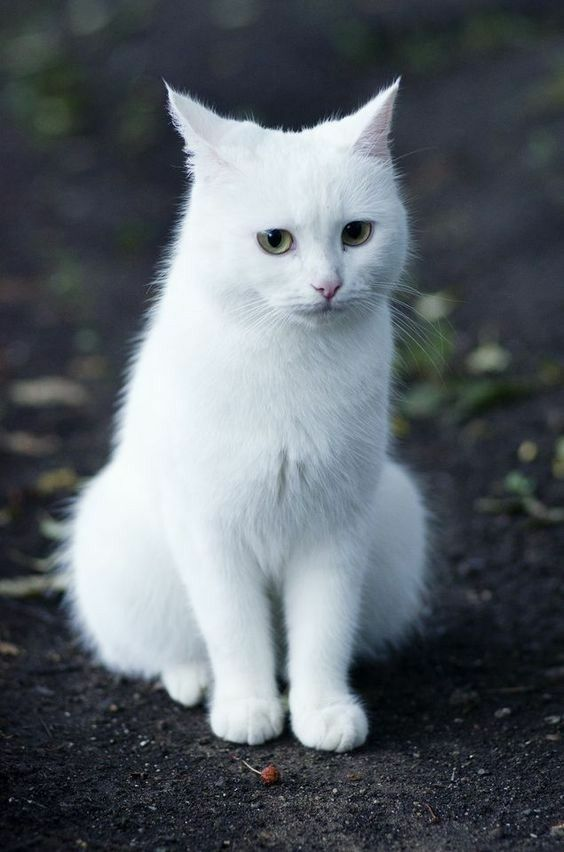
#> input picture кот.jpg, 564 x 852 px
$ python Module_11_1.py
#> lines starting #> are read from the running program, lines starting #| are printed output that depends on the picture; after the words box and inside, x2 and y2 are one past the last pixel; in counts of white or black regions, pixels touching at a corner belong together
import matplotlib.pyplot as plt
import numpy as np
from matplotlib.colors import Normalize
from matplotlib.markers import MarkerStyle
from matplotlib.text import TextPath
from matplotlib.transforms import Affine2D
from PIL import Image, ImageFilter

"""
Использование модуля matplotlib.
Визуализация данных с помощью инструментом из библиотеки.
"""
SUCCESS_SYMBOLS = [
    TextPath((0, 0), "☹"),
    TextPath((0, 0), "😒"),
    TextPath((0, 0), "☺"),
]
N = 25
np.random.seed(42)
skills = np.random.uniform(5, 80, size=N) * 0.1 + 5
takeoff_angles = np.random.normal(0, 90, N)
thrusts = np.random.uniform(size=N)
successful = np.random.randint(0, 3, size=N)
positions = np.random.normal(size=(N, 2)) * 5
data = zip(skills, takeoff_angles, thrusts, successful, positions)

cmap = plt.colormaps["plasma"]
fig, ax = plt.subplots()
fig.suptitle("Throwing success", size=14)
for skill, takeoff, thrust, mood, pos in data:
    t = Affine2D().scale(skill).rotate_deg(takeoff)
    m = MarkerStyle(SUCCESS_SYMBOLS[mood], transform=t)
    ax.plot(pos[0], pos[1], marker=m, color=cmap(thrust))
fig.colorbar(plt.cm.ScalarMappable(norm=Normalize(0, 1), cmap=cmap),
             ax=ax, label="Normalized Thrust [a.u.]")
ax.set_xlabel("X position [m]")
ax.set_ylabel("Y position [m]")

plt.show()
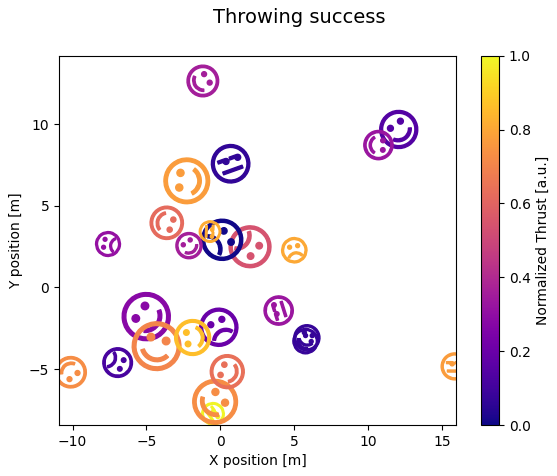
#> figure drawn by matplotlib, 2 panels

"""
Использование модуля NumPy.
Сложение поэлементно.
"""
x = np.array([[1,10],[3,2]], dtype=np.float64)
y = np.array([[7,6],[11,8]], dtype=np.float64)
arr = np.array([3, 2])

print(x + y)
print()
print(np.add(x, y))
print('С числом')
print(x + 1)
print('C массивом другой размерности')
print(x + arr)

"""
Использование модуля pillow.
Наложение картинки на картинку.
"""
filename_w = 'кот.jpg'
with Image.open(filename_w) as img_w:
#> img_w is the input picture: PIL image 564x852 RGB; mean R, G, B 92.7, 99.9, 106.3
     img_w.load()

img_w = img_w.crop((56, 0, 564, 852))
#> img_w: PIL image 508x852 RGB
img_w.show()

img_w_gray = img_w.convert("L")
img_w_gray.show()
threshold = 100
img_w_threshold = img_w_gray.point(
     lambda x: 255 if x > threshold else 0)
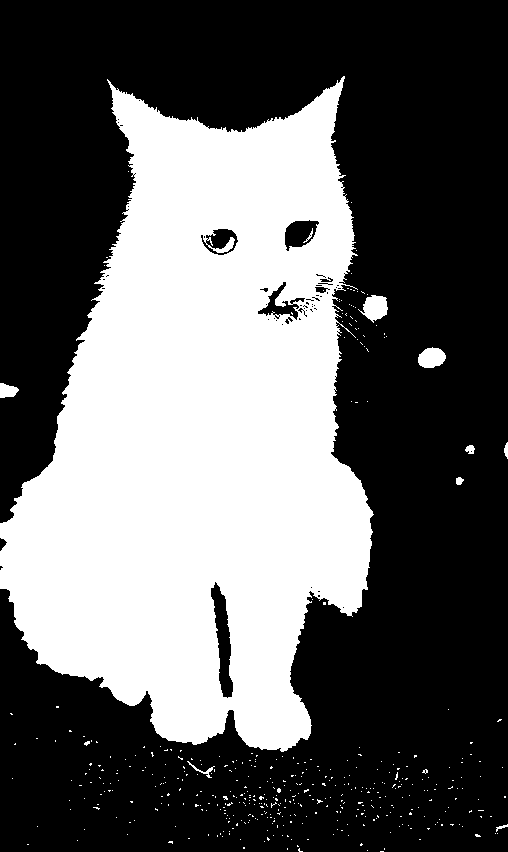
#> img_w_threshold: PIL image 508x852 L; 38.1% white; 436 white regions (426 under 20 px), largest, box (x1, y1, x2, y2) and area: (0, 76, 374, 752) 162528, (358, 295, 388, 323) 509, (418, 347, 446, 368) 443

img_w_threshold.show()

red, green, blue = img_w.split()
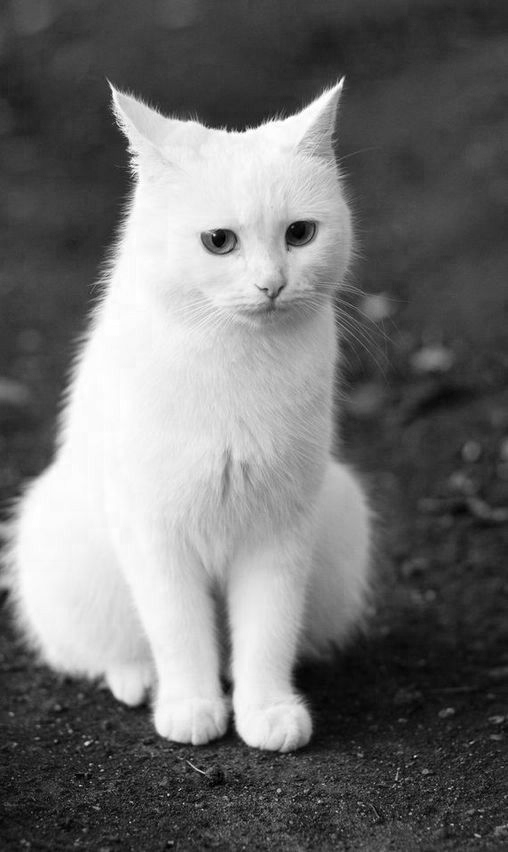
#> blue: PIL image 508x852 L; min 0, max 255, mean 112.5
red.show()
green.show()
blue.show()

threshold_1 = 57
img_w_threshold_1 = blue.point(lambda x: 255 if x > threshold_1 else 0)
#> img_w_threshold_1: PIL image 508x852 L; 65.2% white; 606 black regions (549 under 20 px), largest, box (x1, y1, x2, y2) and area: (232, 330, 508, 852) 68390, (0, 647, 287, 852) 27148, (127, 0, 508, 131) 24844
img_w_threshold = img_w_threshold.convert("1")
img_w_threshold_1.show()

def erode(cycles, image):
#> called with cycles = 33
    for _ in range(cycles):
         image = image.filter(ImageFilter.MinFilter(3))
#> image: PIL image 508x852 1; 15.3% white; 2 white regions, box (x1, y1, x2, y2) and area: (40, 219, 335, 662) 62180, (169, 156, 301, 202) 3925
    return image
def dilate(cycles, image):
#> called with cycles = 95
    for _ in range(cycles):
         image = image.filter(ImageFilter.MaxFilter(3))
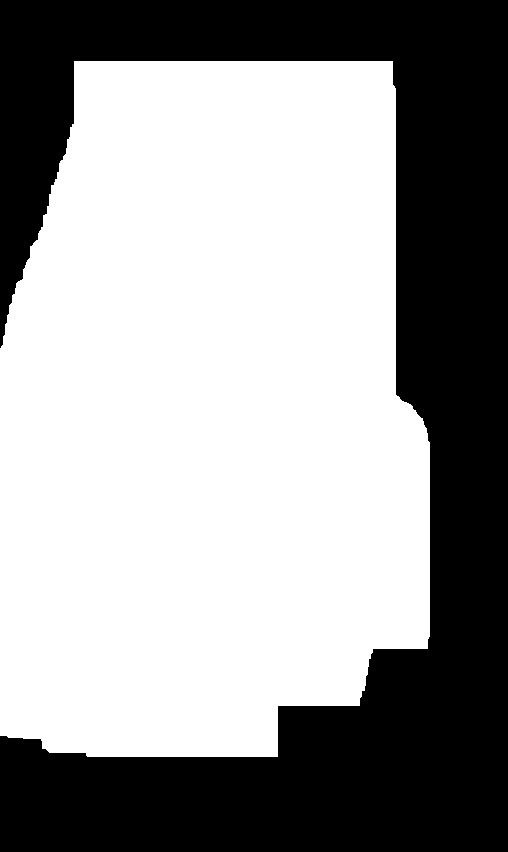
#> image: PIL image 508x852 1; 60.6% white; 1 black region, box (x1, y1, x2, y2) and area: (0, 0, 508, 852) 170629
    return image

step_1 = erode(33, img_w_threshold)
step_1.show()

step_2 = dilate(95, step_1)
step_2.show()

w_mask = erode(52, step_2)
#> call 2 of erode, with cycles = 52
#> after the loop in erode (call 2), `for _ in range(cycles):`:
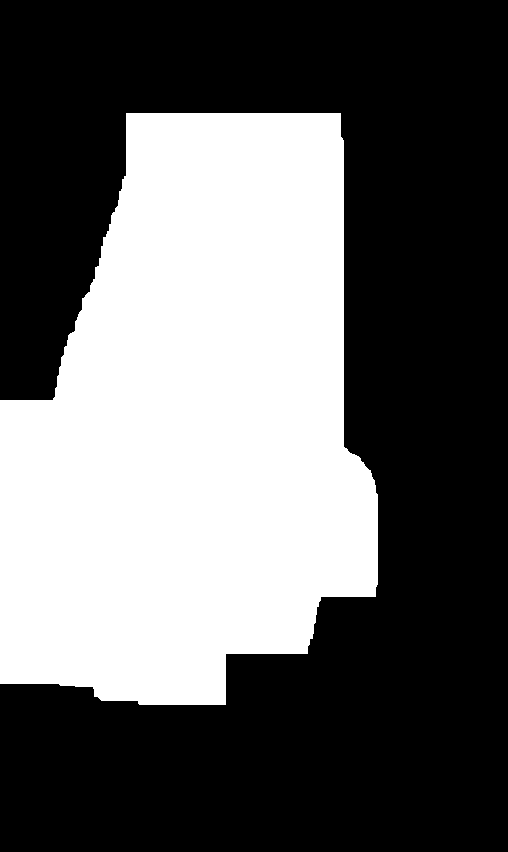
#> image: PIL image 508x852 1; 39.4% white; 1 white region, box (x1, y1, x2, y2) and area: (0, 113, 378, 705) 170667
w_mask.show()

w_mask = w_mask.convert("L")
w_mask = w_mask.filter(ImageFilter.BoxBlur(30))
w_mask.show()

blank = img_w.point(lambda _: 0)
#> blank: PIL image 508x852 RGB; every value is 0
w_segmented = Image.composite(img_w, blank, w_mask)
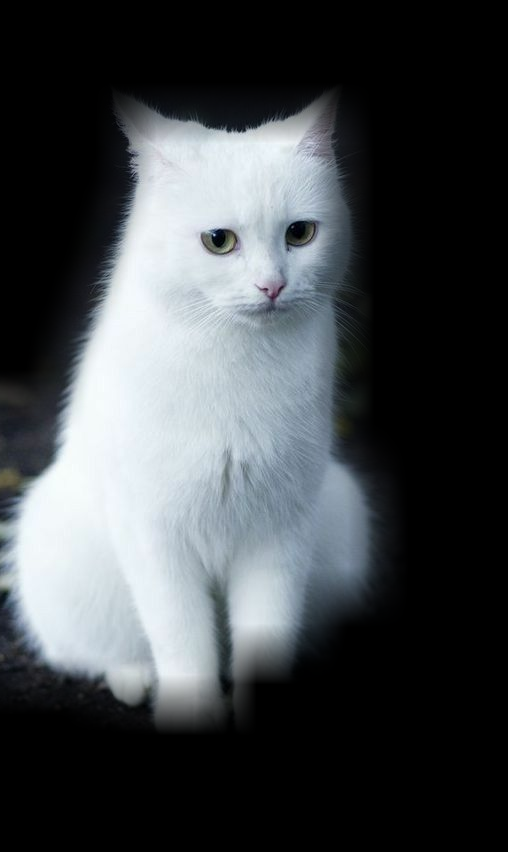
#> w_segmented: PIL image 508x852 RGB; mean R, G, B 67.7, 71.9, 75
w_segmented.show()

filename_1 = "небо.jpg"
with Image.open(filename_1) as img_1:
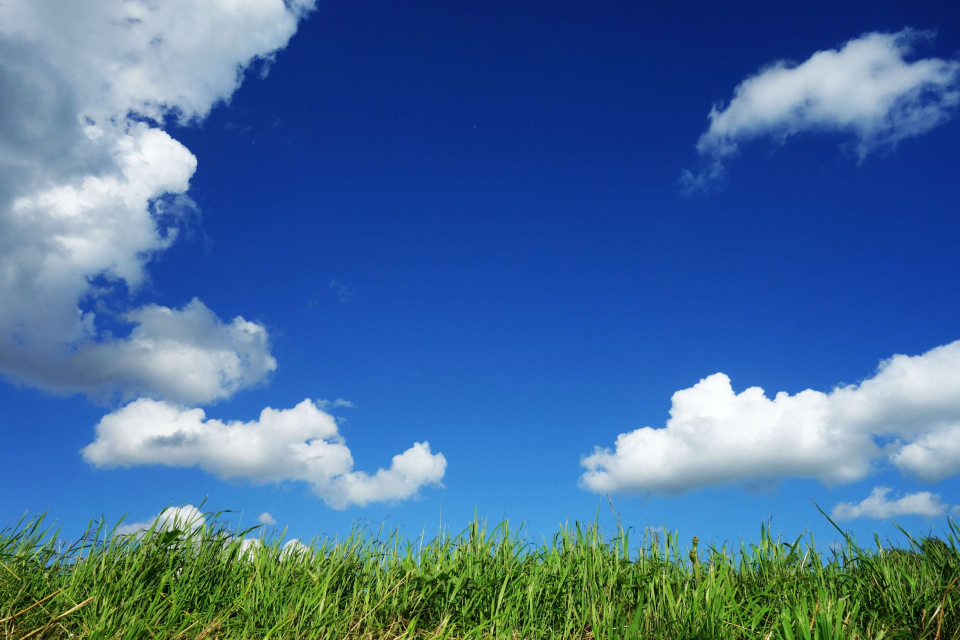
#> input picture небо.jpg, 3840 x 2560 px (shown at 1/4 size)
#> img_1 is the input picture: PIL image 3840x2560 RGB; mean R, G, B 70.6, 110.2, 155.6
    img_1.load()

img_1.paste(
    img_w.resize((img_w.width // 1, img_w.height // 1)),
    (1900, 1800),
    w_mask.resize((w_mask.width // 1, w_mask.height // 1)), )

img_1.show()
